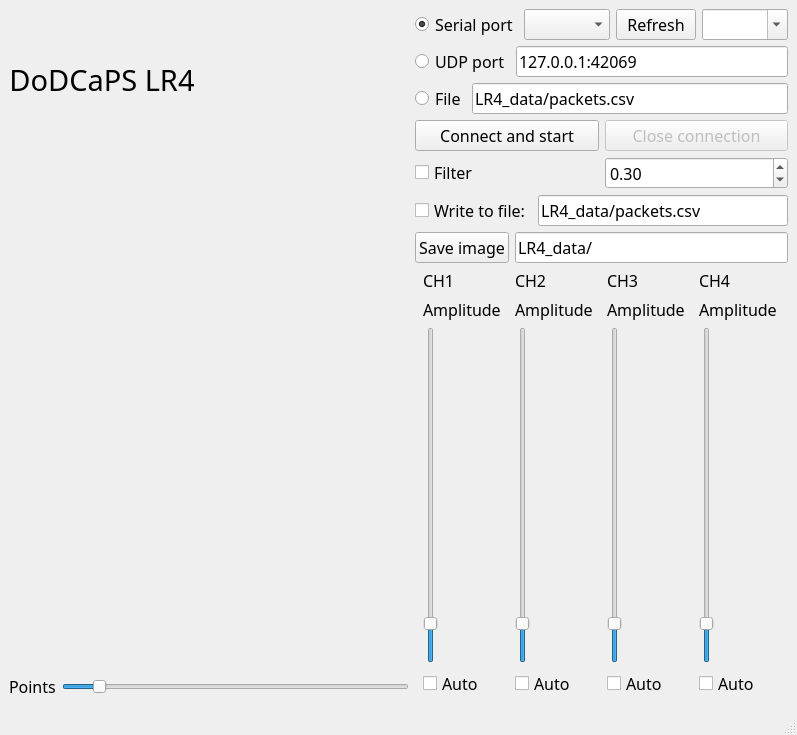
<?xml version="1.0" encoding="UTF-8"?>
<!--
This is free and unencumbered software released into the public domain.

Anyone is free to copy, modify, publish, use, compile, sell, or
distribute this software, either in source code form or as a compiled
binary, for any purpose, commercial or non-commercial, and by any
means.

In jurisdictions that recognize copyright laws, the author or authors
of this software dedicate any and all copyright interest in the
software to the public domain. We make this dedication for the benefit
of the public at large and to the detriment of our heirs and
successors. We intend this dedication to be an overt act of
relinquishment in perpetuity of all present and future rights to this
software under copyright law.

THE SOFTWARE IS PROVIDED "AS IS", WITHOUT WARRANTY OF ANY KIND,
EXPRESS OR IMPLIED, INCLUDING BUT NOT LIMITED TO THE WARRANTIES OF
MERCHANTABILITY, FITNESS FOR A PARTICULAR PURPOSE AND NONINFRINGEMENT.
IN NO EVENT SHALL THE AUTHORS BE LIABLE FOR ANY CLAIM, DAMAGES OR
OTHER LIABILITY, WHETHER IN AN ACTION OF CONTRACT, TORT OR OTHERWISE,
ARISING FROM, OUT OF OR IN CONNECTION WITH THE SOFTWARE OR THE USE OR
OTHER DEALINGS IN THE SOFTWARE.

For more information, please refer to <https://unlicense.org>
 -->
<ui version="4.0">
 <class>MainWindow</class>
 <widget class="QMainWindow" name="MainWindow">
  <property name="geometry">
   <rect>
    <x>0</x>
    <y>0</y>
    <width>766</width>
    <height>730</height>
   </rect>
  </property>
  <property name="font">
   <font>
    <family>Calibri Light</family>
    <pointsize>12</pointsize>
   </font>
  </property>
  <property name="windowTitle">
   <string>DoDCaPS LR4</string>
  </property>
  <property name="layoutDirection">
   <enum>Qt::LeftToRight</enum>
  </property>
  <widget class="QWidget" name="centralwidget">
   <layout class="QGridLayout" name="gridLayout">
    <item row="1" column="1">
     <layout class="QHBoxLayout" name="horizontalLayout_11">
      <item>
       <widget class="QCheckBox" name="checkbox_filter">
        <property name="text">
         <string>Filter</string>
        </property>
       </widget>
      </item>
      <item>
       <widget class="QDoubleSpinBox" name="spin_filter">
        <property name="layoutDirection">
         <enum>Qt::LeftToRight</enum>
        </property>
        <property name="maximum">
         <double>1.000000000000000</double>
        </property>
        <property name="singleStep">
         <double>0.050000000000000</double>
        </property>
        <property name="value">
         <double>0.300000000000000</double>
        </property>
       </widget>
      </item>
     </layout>
    </item>
    <item row="4" column="1">
     <layout class="QVBoxLayout" name="verticalLayout_11">
      <item>
       <layout class="QHBoxLayout" name="horizontalLayout_7">
        <item>
         <layout class="QVBoxLayout" name="verticalLayout_6">
          <item>
           <widget class="QLabel" name="label_5">
            <property name="sizePolicy">
             <sizepolicy hsizetype="Fixed" vsizetype="Fixed">
              <horstretch>0</horstretch>
              <verstretch>0</verstretch>
             </sizepolicy>
            </property>
            <property name="text">
             <string>CH1</string>
            </property>
           </widget>
          </item>
          <item>
           <widget class="QLabel" name="label_9">
            <property name="sizePolicy">
             <sizepolicy hsizetype="Fixed" vsizetype="Fixed">
              <horstretch>0</horstretch>
              <verstretch>0</verstretch>
             </sizepolicy>
            </property>
            <property name="text">
             <string>Amplitude</string>
            </property>
           </widget>
          </item>
          <item>
           <widget class="QSlider" name="slider_ampl_1">
            <property name="layoutDirection">
             <enum>Qt::LeftToRight</enum>
            </property>
            <property name="maximum">
             <number>1000</number>
            </property>
            <property name="value">
             <number>100</number>
            </property>
            <property name="orientation">
             <enum>Qt::Vertical</enum>
            </property>
           </widget>
          </item>
          <item>
           <widget class="QCheckBox" name="checkbox_ch1_auto">
            <property name="sizePolicy">
             <sizepolicy hsizetype="Fixed" vsizetype="Fixed">
              <horstretch>0</horstretch>
              <verstretch>0</verstretch>
             </sizepolicy>
            </property>
            <property name="text">
             <string>Auto</string>
            </property>
           </widget>
          </item>
         </layout>
        </item>
        <item>
         <layout class="QVBoxLayout" name="verticalLayout_7">
          <item>
           <widget class="QLabel" name="label_6">
            <property name="sizePolicy">
             <sizepolicy hsizetype="Fixed" vsizetype="Fixed">
              <horstretch>0</horstretch>
              <verstretch>0</verstretch>
             </sizepolicy>
            </property>
            <property name="text">
             <string>CH2</string>
            </property>
           </widget>
          </item>
          <item>
           <widget class="QLabel" name="label_10">
            <property name="sizePolicy">
             <sizepolicy hsizetype="Fixed" vsizetype="Fixed">
              <horstretch>0</horstretch>
              <verstretch>0</verstretch>
             </sizepolicy>
            </property>
            <property name="text">
             <string>Amplitude</string>
            </property>
           </widget>
          </item>
          <item>
           <widget class="QSlider" name="slider_ampl_2">
            <property name="maximum">
             <number>1000</number>
            </property>
            <property name="value">
             <number>100</number>
            </property>
            <property name="orientation">
             <enum>Qt::Vertical</enum>
            </property>
           </widget>
          </item>
          <item>
           <widget class="QCheckBox" name="checkbox_ch2_auto">
            <property name="sizePolicy">
             <sizepolicy hsizetype="Fixed" vsizetype="Fixed">
              <horstretch>0</horstretch>
              <verstretch>0</verstretch>
             </sizepolicy>
            </property>
            <property name="text">
             <string>Auto</string>
            </property>
           </widget>
          </item>
         </layout>
        </item>
        <item>
         <layout class="QVBoxLayout" name="verticalLayout_8">
          <item>
           <widget class="QLabel" name="label_7">
            <property name="sizePolicy">
             <sizepolicy hsizetype="Fixed" vsizetype="Fixed">
              <horstretch>0</horstretch>
              <verstretch>0</verstretch>
             </sizepolicy>
            </property>
            <property name="text">
             <string>CH3</string>
            </property>
           </widget>
          </item>
          <item>
           <widget class="QLabel" name="label_11">
            <property name="sizePolicy">
             <sizepolicy hsizetype="Fixed" vsizetype="Fixed">
              <horstretch>0</horstretch>
              <verstretch>0</verstretch>
             </sizepolicy>
            </property>
            <property name="text">
             <string>Amplitude</string>
            </property>
           </widget>
          </item>
          <item>
           <widget class="QSlider" name="slider_ampl_3">
            <property name="maximum">
             <number>1000</number>
            </property>
            <property name="value">
             <number>100</number>
            </property>
            <property name="orientation">
             <enum>Qt::Vertical</enum>
            </property>
           </widget>
          </item>
          <item>
           <widget class="QCheckBox" name="checkbox_ch3_auto">
            <property name="sizePolicy">
             <sizepolicy hsizetype="Fixed" vsizetype="Fixed">
              <horstretch>0</horstretch>
              <verstretch>0</verstretch>
             </sizepolicy>
            </property>
            <property name="text">
             <string>Auto</string>
            </property>
           </widget>
          </item>
         </layout>
        </item>
        <item>
         <layout class="QVBoxLayout" name="verticalLayout_9">
          <item>
           <widget class="QLabel" name="label_8">
            <property name="sizePolicy">
             <sizepolicy hsizetype="Fixed" vsizetype="Fixed">
              <horstretch>0</horstretch>
              <verstretch>0</verstretch>
             </sizepolicy>
            </property>
            <property name="text">
             <string>CH4</string>
            </property>
           </widget>
          </item>
          <item>
           <widget class="QLabel" name="label_12">
            <property name="sizePolicy">
             <sizepolicy hsizetype="Fixed" vsizetype="Fixed">
              <horstretch>0</horstretch>
              <verstretch>0</verstretch>
             </sizepolicy>
            </property>
            <property name="text">
             <string>Amplitude</string>
            </property>
           </widget>
          </item>
          <item>
           <widget class="QSlider" name="slider_ampl_4">
            <property name="maximum">
             <number>1000</number>
            </property>
            <property name="value">
             <number>100</number>
            </property>
            <property name="orientation">
             <enum>Qt::Vertical</enum>
            </property>
           </widget>
          </item>
          <item>
           <widget class="QCheckBox" name="checkbox_ch4_auto">
            <property name="sizePolicy">
             <sizepolicy hsizetype="Fixed" vsizetype="Fixed">
              <horstretch>0</horstretch>
              <verstretch>0</verstretch>
             </sizepolicy>
            </property>
            <property name="text">
             <string>Auto</string>
            </property>
           </widget>
          </item>
         </layout>
        </item>
       </layout>
      </item>
     </layout>
    </item>
    <item row="2" column="1">
     <layout class="QHBoxLayout" name="horizontalLayout_10">
      <item>
       <widget class="QCheckBox" name="checkbox_write_file">
        <property name="sizePolicy">
         <sizepolicy hsizetype="Fixed" vsizetype="Fixed">
          <horstretch>0</horstretch>
          <verstretch>0</verstretch>
         </sizepolicy>
        </property>
        <property name="text">
         <string>Write to file:</string>
        </property>
       </widget>
      </item>
      <item>
       <widget class="QLineEdit" name="data_file_out">
        <property name="sizePolicy">
         <sizepolicy hsizetype="Preferred" vsizetype="Fixed">
          <horstretch>0</horstretch>
          <verstretch>0</verstretch>
         </sizepolicy>
        </property>
        <property name="text">
         <string>LR4_data/packets.csv</string>
        </property>
       </widget>
      </item>
     </layout>
    </item>
    <item row="4" column="0">
     <layout class="QVBoxLayout" name="verticalLayout_10">
      <item>
       <widget class="PlotWidget" name="graphWidget" native="true">
        <property name="sizePolicy">
         <sizepolicy hsizetype="Expanding" vsizetype="Expanding">
          <horstretch>0</horstretch>
          <verstretch>0</verstretch>
         </sizepolicy>
        </property>
        <property name="minimumSize">
         <size>
          <width>400</width>
          <height>400</height>
         </size>
        </property>
        <property name="maximumSize">
         <size>
          <width>16777215</width>
          <height>16777215</height>
         </size>
        </property>
       </widget>
      </item>
      <item>
       <layout class="QHBoxLayout" name="horizontalLayout_9">
        <item>
         <widget class="QLabel" name="label_3">
          <property name="sizePolicy">
           <sizepolicy hsizetype="Fixed" vsizetype="Fixed">
            <horstretch>0</horstretch>
            <verstretch>0</verstretch>
           </sizepolicy>
          </property>
          <property name="text">
           <string>Points</string>
          </property>
         </widget>
        </item>
        <item>
         <widget class="QSlider" name="slider_points">
          <property name="minimum">
           <number>5</number>
          </property>
          <property name="maximum">
           <number>500</number>
          </property>
          <property name="value">
           <number>50</number>
          </property>
          <property name="orientation">
           <enum>Qt::Horizontal</enum>
          </property>
         </widget>
        </item>
       </layout>
      </item>
     </layout>
    </item>
    <item row="0" column="1">
     <layout class="QVBoxLayout" name="verticalLayout_5">
      <item>
       <layout class="QHBoxLayout" name="horizontalLayout_2">
        <item>
         <widget class="QRadioButton" name="radio_serial">
          <property name="sizePolicy">
           <sizepolicy hsizetype="Fixed" vsizetype="Fixed">
            <horstretch>0</horstretch>
            <verstretch>0</verstretch>
           </sizepolicy>
          </property>
          <property name="text">
           <string>Serial port</string>
          </property>
          <property name="checked">
           <bool>true</bool>
          </property>
         </widget>
        </item>
        <item>
         <widget class="QComboBox" name="combo_serial">
          <property name="sizePolicy">
           <sizepolicy hsizetype="Preferred" vsizetype="Fixed">
            <horstretch>0</horstretch>
            <verstretch>0</verstretch>
           </sizepolicy>
          </property>
         </widget>
        </item>
        <item>
         <widget class="QPushButton" name="btn_serial_refresh">
          <property name="sizePolicy">
           <sizepolicy hsizetype="Fixed" vsizetype="Fixed">
            <horstretch>0</horstretch>
            <verstretch>0</verstretch>
           </sizepolicy>
          </property>
          <property name="text">
           <string>Refresh</string>
          </property>
         </widget>
        </item>
        <item>
         <widget class="QComboBox" name="combo_serial_speed">
          <property name="sizePolicy">
           <sizepolicy hsizetype="Preferred" vsizetype="Fixed">
            <horstretch>0</horstretch>
            <verstretch>0</verstretch>
           </sizepolicy>
          </property>
          <property name="editable">
           <bool>true</bool>
          </property>
         </widget>
        </item>
       </layout>
      </item>
      <item>
       <layout class="QHBoxLayout" name="horizontalLayout_3">
        <item>
         <widget class="QRadioButton" name="radio_udp">
          <property name="sizePolicy">
           <sizepolicy hsizetype="Fixed" vsizetype="Fixed">
            <horstretch>0</horstretch>
            <verstretch>0</verstretch>
           </sizepolicy>
          </property>
          <property name="text">
           <string>UDP port</string>
          </property>
         </widget>
        </item>
        <item>
         <widget class="QLineEdit" name="line_udp">
          <property name="sizePolicy">
           <sizepolicy hsizetype="Preferred" vsizetype="Fixed">
            <horstretch>0</horstretch>
            <verstretch>0</verstretch>
           </sizepolicy>
          </property>
          <property name="text">
           <string>127.0.0.1:42069</string>
          </property>
         </widget>
        </item>
       </layout>
      </item>
      <item>
       <layout class="QHBoxLayout" name="horizontalLayout">
        <item>
         <widget class="QRadioButton" name="radio_file">
          <property name="sizePolicy">
           <sizepolicy hsizetype="Fixed" vsizetype="Fixed">
            <horstretch>0</horstretch>
            <verstretch>0</verstretch>
           </sizepolicy>
          </property>
          <property name="text">
           <string>File</string>
          </property>
         </widget>
        </item>
        <item>
         <widget class="QLineEdit" name="data_file">
          <property name="sizePolicy">
           <sizepolicy hsizetype="Preferred" vsizetype="Fixed">
            <horstretch>0</horstretch>
            <verstretch>0</verstretch>
           </sizepolicy>
          </property>
          <property name="text">
           <string>LR4_data/packets.csv</string>
          </property>
         </widget>
        </item>
       </layout>
      </item>
      <item>
       <layout class="QHBoxLayout" name="horizontalLayout_6">
        <item>
         <widget class="QPushButton" name="btn_start">
          <property name="text">
           <string>Connect and start</string>
          </property>
         </widget>
        </item>
        <item>
         <widget class="QPushButton" name="btn_stop">
          <property name="enabled">
           <bool>false</bool>
          </property>
          <property name="text">
           <string>Close connection</string>
          </property>
         </widget>
        </item>
       </layout>
      </item>
     </layout>
    </item>
    <item row="0" column="0">
     <widget class="QLabel" name="label">
      <property name="sizePolicy">
       <sizepolicy hsizetype="Fixed" vsizetype="Fixed">
        <horstretch>0</horstretch>
        <verstretch>0</verstretch>
       </sizepolicy>
      </property>
      <property name="font">
       <font>
        <pointsize>22</pointsize>
       </font>
      </property>
      <property name="layoutDirection">
       <enum>Qt::LeftToRight</enum>
      </property>
      <property name="text">
       <string>DoDCaPS LR4</string>
      </property>
      <property name="alignment">
       <set>Qt::AlignCenter</set>
      </property>
     </widget>
    </item>
    <item row="3" column="1">
     <layout class="QHBoxLayout" name="horizontalLayout_8">
      <item>
       <widget class="QPushButton" name="btn_save_image">
        <property name="sizePolicy">
         <sizepolicy hsizetype="Fixed" vsizetype="Fixed">
          <horstretch>0</horstretch>
          <verstretch>0</verstretch>
         </sizepolicy>
        </property>
        <property name="text">
         <string>Save image</string>
        </property>
       </widget>
      </item>
      <item>
       <widget class="QLineEdit" name="line_image_dir">
        <property name="sizePolicy">
         <sizepolicy hsizetype="Preferred" vsizetype="Fixed">
          <horstretch>0</horstretch>
          <verstretch>0</verstretch>
         </sizepolicy>
        </property>
        <property name="text">
         <string>LR4_data/</string>
        </property>
       </widget>
      </item>
     </layout>
    </item>
   </layout>
  </widget>
  <widget class="QMenuBar" name="menubar">
   <property name="geometry">
    <rect>
     <x>0</x>
     <y>0</y>
     <width>766</width>
     <height>21</height>
    </rect>
   </property>
  </widget>
  <widget class="QStatusBar" name="statusbar"/>
 </widget>
 <customwidgets>
  <customwidget>
   <class>PlotWidget</class>
   <extends>QWidget</extends>
   <header>pyqtgraph</header>
   <container>1</container>
  </customwidget>
 </customwidgets>
 <resources/>
 <connections/>
</ui>
